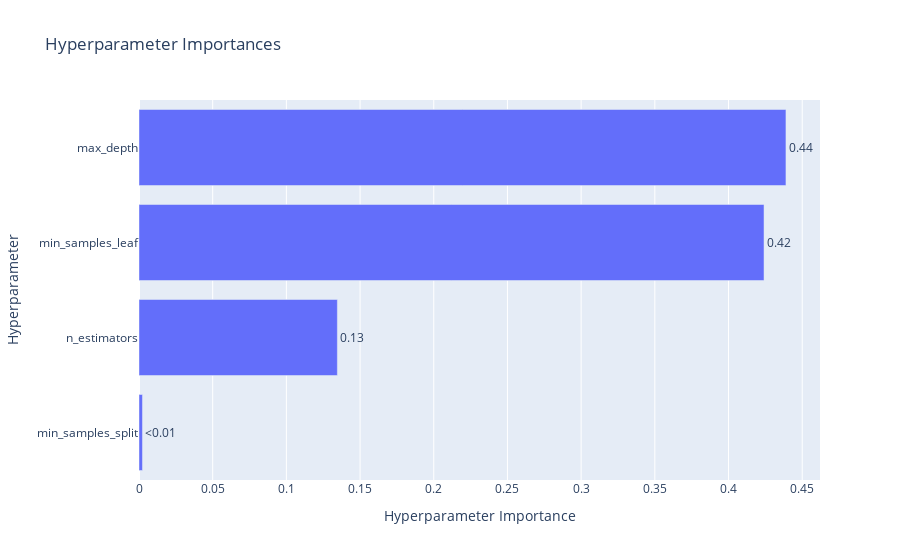

Notebook code for this chart:
### Code cell
optuna.visualization.plot_param_importances(study_opt_wss_bc)

### Figure 1 — Plotly figure (JSON) as saved in the notebook; plotly's stock layout.template omitted (floating-point values rounded to 4 significant figures)
{"data": [{"cliponaxis": false, "hovertemplate": ["min_samples_split (IntDistribution): 0.0023484435562976095<extra></extra>", "n_estimators (IntDistribution): 0.13458895094103104<extra></extra>", "min_samples_leaf (IntDistribution): 0.4240944419737411<extra></extra>", "max_depth (IntDistribution): 0.4389681635289304<extra></extra>"], "name": "Objective Value", "orientation": "h", "text": ["<0.01", "0.13", "0.42", "0.44"], "textposition": "outside", "type": "bar", "x": [0.002348, 0.1346, 0.4241, 0.439], "y": ["min_samples_split", "n_estimators", "min_samples_leaf", "max_depth"]}], "layout": {"title": {"text": "Hyperparameter Importances"}, "xaxis": {"title": {"text": "Hyperparameter Importance"}}, "yaxis": {"title": {"text": "Hyperparameter"}}}}
